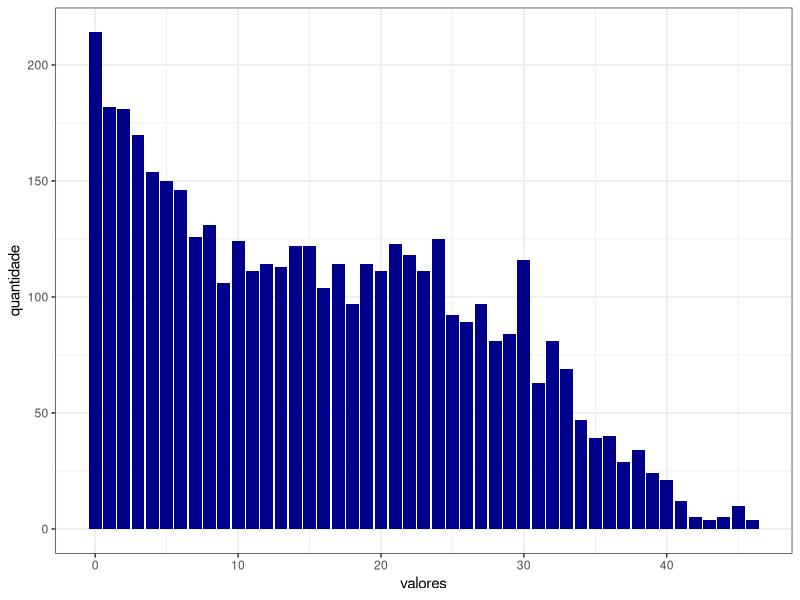

This chart was generated by the following R code:
# r program to draw a pie chart in the screen
library (ggplot2)
library (png)

cat("entered r program to plot bar graph\n")

# get command line arguments
args <- commandArgs(trailingOnly = TRUE)

# get data and name the column
data <- read.table("temp.txt", sep = ",")
names(data) <- c("valores")

# my plot
my_plot <-  ggplot(data, aes(valores)) + 
            geom_bar(fill = "darkblue") + 
            ylab("quantidade") + 
            theme_bw()

# save graph
ggsave(filename="temp.png", my_plot)

cat("leaving r program that plot stats\n")
